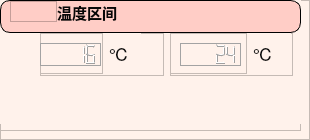
               <widget class="QFrame" name="frame_14">
                <property name="styleSheet">
                 <string notr="true">background-color: rgb(255, 242, 235);</string>
                </property>
                <property name="frameShape">
                 <enum>QFrame::StyledPanel</enum>
                </property>
                <property name="frameShadow">
                 <enum>QFrame::Raised</enum>
                </property>
                <widget class="QWidget" name="layoutWidget">
                 <property name="geometry">
                  <rect>
                   <x>0</x>
                   <y>0</y>
                   <width>301</width>
                   <height>131</height>
                  </rect>
                 </property>
                 <layout class="QVBoxLayout" name="verticalLayout_4">
                  <property name="spacing">
                   <number>0</number>
                  </property>
                  <item>
                   <widget class="QFrame" name="frame_15">
                    <property name="sizePolicy">
                     <sizepolicy hsizetype="Preferred" vsizetype="Expanding">
                      <horstretch>0</horstretch>
                      <verstretch>1</verstretch>
                     </sizepolicy>
                    </property>
                    <property name="styleSheet">
                     <string notr="true">#frame_15{
border-radius:10px;
background-color: rgb(255, 205, 198);
border:1px solid black
}</string>
                    </property>
                    <property name="frameShape">
                     <enum>QFrame::StyledPanel</enum>
                    </property>
                    <property name="frameShadow">
                     <enum>QFrame::Raised</enum>
                    </property>
                    <widget class="QWidget" name="layoutWidget_16">
                     <property name="geometry">
                      <rect>
                       <x>10</x>
                       <y>1</y>
                       <width>281</width>
                       <height>21</height>
                      </rect>
                     </property>
                     <layout class="QHBoxLayout" name="horizontalLayout_31">
                      <property name="spacing">
                       <number>0</number>
                      </property>
                      <item>
                       <widget class="QFrame" name="frame_19">
                        <property name="sizePolicy">
                         <sizepolicy hsizetype="Expanding" vsizetype="Expanding">
                          <horstretch>1</horstretch>
                          <verstretch>0</verstretch>
                         </sizepolicy>
                        </property>
                        <property name="styleSheet">
                         <string notr="true">image: url(:/管理员界面/温度.png);
background-color: rgb(255, 205, 198);</string>
                        </property>
                        <property name="frameShape">
                         <enum>QFrame::StyledPanel</enum>
                        </property>
                        <property name="frameShadow">
                         <enum>QFrame::Raised</enum>
                        </property>
                       </widget>
                      </item>
                      <item>
                       <widget class="QFrame" name="frame_20">
                        <property name="sizePolicy">
                         <sizepolicy hsizetype="Expanding" vsizetype="Expanding">
                          <horstretch>5</horstretch>
                          <verstretch>0</verstretch>
                         </sizepolicy>
                        </property>
                        <property name="styleSheet">
                         <string notr="true">background-color: rgb(255, 242, 235);</string>
                        </property>
                        <property name="frameShape">
                         <enum>QFrame::StyledPanel</enum>
                        </property>
                        <property name="frameShadow">
                         <enum>QFrame::Raised</enum>
                        </property>
                        <widget class="QWidget" name="layoutWidget_17">
                         <property name="geometry">
                          <rect>
                           <x>0</x>
                           <y>0</y>
                           <width>241</width>
                           <height>22</height>
                          </rect>
                         </property>
                         <layout class="QHBoxLayout" name="horizontalLayout_32">
                          <property name="spacing">
                           <number>0</number>
                          </property>
                          <item>
                           <widget class="QLabel" name="label_5">
                            <property name="styleSheet">
                             <string notr="true">background-color: rgb(255, 205, 198);</string>
                            </property>
                            <property name="text">
                             <string>&lt;html&gt;&lt;head/&gt;&lt;body&gt;&lt;p&gt;&lt;span style=&quot; font-family:'微软雅黑'; font-size:11pt; font-weight:600; color:#070707;&quot;&gt;温度区间&lt;/span&gt;&lt;/p&gt;&lt;/body&gt;&lt;/html&gt;</string>
                            </property>
                           </widget>
                          </item>
                         </layout>
                        </widget>
                       </widget>
                      </item>
                     </layout>
                    </widget>
                   </widget>
                  </item>
                  <item>
                   <widget class="QFrame" name="frame_16">
                    <property name="sizePolicy">
                     <sizepolicy hsizetype="Preferred" vsizetype="Expanding">
                      <horstretch>0</horstretch>
                      <verstretch>3</verstretch>
                     </sizepolicy>
                    </property>
                    <property name="frameShape">
                     <enum>QFrame::StyledPanel</enum>
                    </property>
                    <property name="frameShadow">
                     <enum>QFrame::Raised</enum>
                    </property>
                    <widget class="QWidget" name="layoutWidget_5">
                     <property name="geometry">
                      <rect>
                       <x>0</x>
                       <y>0</y>
                       <width>313</width>
                       <height>91</height>
                      </rect>
                     </property>
                     <layout class="QVBoxLayout" name="verticalLayout_5">
                      <item>
                       <layout class="QHBoxLayout" name="horizontalLayout_6">
                        <item>
                         <spacer name="horizontalSpacer_2">
                          <property name="orientation">
                           <enum>Qt::Horizontal</enum>
                          </property>
                          <property name="sizeType">
                           <enum>QSizePolicy::Fixed</enum>
                          </property>
                          <property name="sizeHint" stdset="0">
                           <size>
                            <width>40</width>
                            <height>20</height>
                           </size>
                          </property>
                         </spacer>
                        </item>
                        <item>
                         <widget class="QFrame" name="frame_17">
                          <property name="sizePolicy">
                           <sizepolicy hsizetype="Expanding" vsizetype="Preferred">
                            <horstretch>3</horstretch>
                            <verstretch>0</verstretch>
                           </sizepolicy>
                          </property>
                          <property name="frameShape">
                           <enum>QFrame::StyledPanel</enum>
                          </property>
                          <property name="frameShadow">
                           <enum>QFrame::Raised</enum>
                          </property>
                          <widget class="QWidget" name="layoutWidget_7">
                           <property name="geometry">
                            <rect>
                             <x>0</x>
                             <y>0</y>
                             <width>101</width>
                             <height>41</height>
                            </rect>
                           </property>
                           <layout class="QHBoxLayout" name="horizontalLayout_8">
                            <item>
                             <widget class="QFrame" name="frame_18">
                              <property name="sizePolicy">
                               <sizepolicy hsizetype="Expanding" vsizetype="Preferred">
                                <horstretch>2</horstretch>
                                <verstretch>0</verstretch>
                               </sizepolicy>
                              </property>
                              <property name="styleSheet">
                               <string notr="true"/>
                              </property>
                              <property name="frameShape">
                               <enum>QFrame::StyledPanel</enum>
                              </property>
                              <property name="frameShadow">
                               <enum>QFrame::Raised</enum>
                              </property>
                              <widget class="QLCDNumber" name="lcdNumber_t_low">
                               <property name="geometry">
                                <rect>
                                 <x>0</x>
                                 <y>10</y>
                                 <width>61</width>
                                 <height>23</height>
                                </rect>
                               </property>
                               <property name="styleSheet">
                                <string notr="true">background-color: rgb(255, 242, 235);
border-radius:16px ;
border: 1px solid black ;
border-color: rgb(163, 163, 163);</string>
                               </property>
                               <property name="smallDecimalPoint">
                                <bool>false</bool>
                               </property>
                               <property name="mode">
                                <enum>QLCDNumber::Dec</enum>
                               </property>
                               <property name="value" stdset="0">
                                <double>16.000000000000000</double>
                               </property>
                              </widget>
                             </widget>
                            </item>
                            <item>
                             <widget class="QLabel" name="label_3">
                              <property name="sizePolicy">
                               <sizepolicy hsizetype="Expanding" vsizetype="Preferred">
                                <horstretch>1</horstretch>
                                <verstretch>0</verstretch>
                               </sizepolicy>
                              </property>
                              <property name="text">
                               <string>&lt;html&gt;&lt;head/&gt;&lt;body&gt;&lt;p&gt;&lt;span style=&quot; font-family:'Arial Black'; font-size:13pt; color:#070707;&quot;&gt;℃&lt;/span&gt;&lt;/p&gt;&lt;/body&gt;&lt;/html&gt;</string>
                              </property>
                             </widget>
                            </item>
                           </layout>
                          </widget>
                         </widget>
                        </item>
                        <item>
                         <widget class="QFrame" name="frame_24">
                          <property name="sizePolicy">
                           <sizepolicy hsizetype="Expanding" vsizetype="Preferred">
                            <horstretch>3</horstretch>
                            <verstretch>0</verstretch>
                           </sizepolicy>
                          </property>
                          <property name="styleSheet">
                           <string notr="true">background-color: rgb(255, 242, 235);</string>
                          </property>
                          <property name="frameShape">
                           <enum>QFrame::StyledPanel</enum>
                          </property>
                          <property name="frameShadow">
                           <enum>QFrame::Raised</enum>
                          </property>
                          <widget class="QWidget" name="layoutWidget_8">
                           <property name="geometry">
                            <rect>
                             <x>0</x>
                             <y>0</y>
                             <width>121</width>
                             <height>41</height>
                            </rect>
                           </property>
                           <layout class="QHBoxLayout" name="horizontalLayout_9">
                            <item>
                             <widget class="QFrame" name="frame_25">
                              <property name="sizePolicy">
                               <sizepolicy hsizetype="Expanding" vsizetype="Preferred">
                                <horstretch>2</horstretch>
                                <verstretch>0</verstretch>
                               </sizepolicy>
                              </property>
                              <property name="styleSheet">
                               <string notr="true">background-color: rgb(255, 242, 235)；</string>
                              </property>
                              <property name="frameShape">
                               <enum>QFrame::StyledPanel</enum>
                              </property>
                              <property name="frameShadow">
                               <enum>QFrame::Raised</enum>
                              </property>
                              <widget class="QLCDNumber" name="lcdNumber_t_high">
                               <property name="geometry">
                                <rect>
                                 <x>10</x>
                                 <y>10</y>
                                 <width>61</width>
                                 <height>23</height>
                                </rect>
                               </property>
                               <property name="styleSheet">
                                <string notr="true">background-color: rgb(255, 242, 235);
border-radius:16px ;
border: 1px solid black ;
border-color: rgb(163, 163, 163);</string>
                               </property>
                               <property name="smallDecimalPoint">
                                <bool>false</bool>
                               </property>
                               <property name="mode">
                                <enum>QLCDNumber::Dec</enum>
                               </property>
                               <property name="value" stdset="0">
                                <double>24.000000000000000</double>
                               </property>
                              </widget>
                             </widget>
                            </item>
                            <item>
                             <widget class="QLabel" name="label_6">
                              <property name="sizePolicy">
                               <sizepolicy hsizetype="Expanding" vsizetype="Preferred">
                                <horstretch>1</horstretch>
                                <verstretch>0</verstretch>
                               </sizepolicy>
                              </property>
                              <property name="text">
                               <string>&lt;html&gt;&lt;head/&gt;&lt;body&gt;&lt;p&gt;&lt;span style=&quot; font-family:'Arial Black'; font-size:13pt; font-weight:400; color:#070707;&quot;&gt;℃&lt;/span&gt;&lt;/p&gt;&lt;/body&gt;&lt;/html&gt;</string>
                              </property>
                             </widget>
                            </item>
                           </layout>
                          </widget>
                         </widget>
                        </item>
                        <item>
                         <spacer name="horizontalSpacer_3">
                          <property name="orientation">
                           <enum>Qt::Horizontal</enum>
                          </property>
                          <property name="sizeType">
                           <enum>QSizePolicy::Fixed</enum>
                          </property>
                          <property name="sizeHint" stdset="0">
                           <size>
                            <width>20</width>
                            <height>20</height>
                           </size>
                          </property>
                         </spacer>
                        </item>
                       </layout>
                      </item>
                      <item>
                       <layout class="QHBoxLayout" name="horizontalLayout_7">
                        <item>
                         <spacer name="horizontalSpacer_4">
                          <property name="orientation">
                           <enum>Qt::Horizontal</enum>
                          </property>
                          <property name="sizeType">
                           <enum>QSizePolicy::Fixed</enum>
                          </property>
                          <property name="sizeHint" stdset="0">
                           <size>
                            <width>45</width>
                            <height>20</height>
                           </size>
                          </property>
                         </spacer>
                        </item>
                        <item>
                         <widget class="QPushButton" name="pushButton_low_down">
                          <property name="sizePolicy">
                           <sizepolicy hsizetype="Preferred" vsizetype="Preferred">
                            <horstretch>0</horstretch>
                            <verstretch>0</verstretch>
                           </sizepolicy>
                          </property>
                          <property name="styleSheet">
                           <string notr="true">


QPushButton{
	font: 12pt &quot;黑体&quot;;
	background-color: rgba(255, 255, 255, 0);
	
	
    border-radius: 10px;
image: url(:/管理员界面/向左.png);
   
}
QPushButton:hover {

border:2px outset rgba(36, 36, 36,0);
}
QPushButton:pressed {

border:4px outset rgba(36, 36, 36,0);
}
</string>
                          </property>
                          <property name="text">
                           <string/>
                          </property>
                         </widget>
                        </item>
                        <item>
                         <widget class="QPushButton" name="pushButton_low_up">
                          <property name="sizePolicy">
                           <sizepolicy hsizetype="Preferred" vsizetype="Preferred">
                            <horstretch>0</horstretch>
                            <verstretch>0</verstretch>
                           </sizepolicy>
                          </property>
                          <property name="styleSheet">
                           <string notr="true">


QPushButton{
	font: 12pt &quot;黑体&quot;;
	background-color: rgba(255, 255, 255, 0);
	
	
    border-radius: 10px;
image: url(:/管理员界面/向右.png);
   
}
QPushButton:hover {

border:2px outset rgba(36, 36, 36,0);
}
QPushButton:pressed {

border:4px outset rgba(36, 36, 36,0);
}
</string>
                          </property>
                          <property name="text">
                           <string/>
                          </property>
                         </widget>
                        </item>
                        <item>
                         <spacer name="horizontalSpacer_6">
                          <property name="orientation">
                           <enum>Qt::Horizontal</enum>
                          </property>
                          <property name="sizeType">
                           <enum>QSizePolicy::Fixed</enum>
                          </property>
                          <property name="sizeHint" stdset="0">
                           <size>
                            <width>60</width>
                            <height>20</height>
                           </size>
                          </property>
                         </spacer>
                        </item>
                        <item>
                         <widget class="QPushButton" name="pushButton_high_down">
                          <property name="sizePolicy">
                           <sizepolicy hsizetype="Preferred" vsizetype="Preferred">
                            <horstretch>0</horstretch>
                            <verstretch>0</verstretch>
                           </sizepolicy>
                          </property>
                          <property name="styleSheet">
                           <string notr="true">


QPushButton{
	font: 12pt &quot;黑体&quot;;
	background-color: rgba(255, 255, 255, 0);
	
	
    border-radius: 10px;
image: url(:/管理员界面/向左.png);
   
}
QPushButton:hover {

border:2px outset rgba(36, 36, 36,0);
}
QPushButton:pressed {

border:4px outset rgba(36, 36, 36,0);
}
</string>
                          </property>
                          <property name="text">
                           <string/>
                          </property>
                         </widget>
                        </item>
                        <item>
                         <widget class="QPushButton" name="pushButton_high_up">
                          <property name="sizePolicy">
                           <sizepolicy hsizetype="Preferred" vsizetype="Preferred">
                            <horstretch>0</horstretch>
                            <verstretch>0</verstretch>
                           </sizepolicy>
                          </property>
                          <property name="styleSheet">
                           <string notr="true">


QPushButton{
	font: 12pt &quot;黑体&quot;;
	background-color: rgba(255, 255, 255, 0);
	
	
    border-radius: 10px;
image: url(:/管理员界面/向右.png);
   
}
QPushButton:hover {

border:2px outset rgba(36, 36, 36,0);
}
QPushButton:pressed {

border:4px outset rgba(36, 36, 36,0);
}
</string>
                          </property>
                          <property name="text">
                           <string/>
                          </property>
                         </widget>
                        </item>
                        <item>
                         <spacer name="horizontalSpacer_5">
                          <property name="orientation">
                           <enum>Qt::Horizontal</enum>
                          </property>
                          <property name="sizeType">
                           <enum>QSizePolicy::Fixed</enum>
                          </property>
                          <property name="sizeHint" stdset="0">
                           <size>
                            <width>40</width>
                            <height>20</height>
                           </size>
                          </property>
                         </spacer>
                        </item>
                       </layout>
                      </item>
                     </layout>
                    </widget>
                   </widget>
                  </item>
                 </layout>
                </widget>
               </widget>
